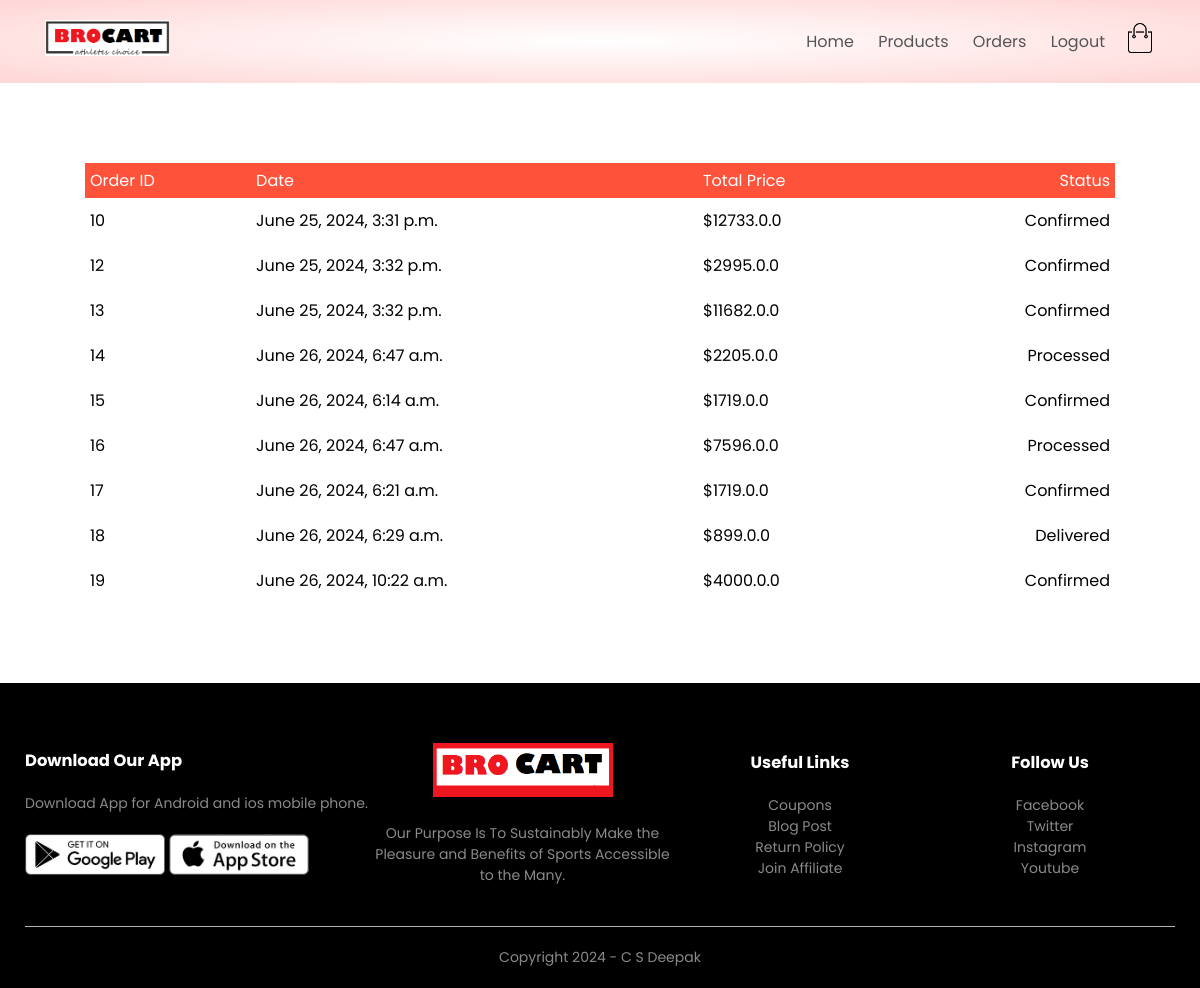
The app's page /orders/orders (signed in) with its own data.
### orders/models.py (models this page shows, shortened)
class Orders(models.Model):
    LIVE=1
    DELETE=0
    DELETE_CHOICES=((LIVE,'Live'),(DELETE,'Delete'))
    CART_STAGE=0
    ORDER_CONFIRMED=1
    ORDER_PROCESSED=2
    ORDER_DELIVERED=3
    ORDER_REJECTED=4
    STATUS_CHOICE=((ORDER_PROCESSED,"ORDER_PROCESSED"),
                   (ORDER_DELIVERED,"ORDER_DELIVERED"),
                   (ORDER_REJECTED,"ORDER_REJECTED")
                   )
    order_status=models.IntegerField(choices=STATUS_CHOICE,default=CART_STAGE)
    total_price=models.FloatField(default=0)
    owner=models.ForeignKey(Customer,on_delete=models.SET_NULL,related_name='owner',null=True)
    delete_status=models.IntegerField(choices=DELETE_CHOICES,default=LIVE)
    created_at=models.DateTimeField(auto_now=True)
    deleted_at=models.DateTimeField(auto_now=True)

### orders/views.py (the view)
# urls.py: path('orders',views.show_orders,name='orders'),
@login_required(login_url='account')
def show_orders(request):
    user=request.user
    customer=user.customer_profile
    all_orders=Orders.objects.filter(
        owner=customer,
    ).exclude(order_status=Orders.CART_STAGE)
    context={'orders':all_orders}
    return render(request,'orders.html',context)

### orders/templatetags/getstatus.py (called while the page is built)
@register.simple_tag(name='getstatus')
def getstatus(status):
    status=status-1
    status_array=['Confirmed','Processed','Delivered','Rejected']
    return status_array[status]

### templates/orders.html
{% extends 'blank_layout.html' %}
{% block content %}
    {% include 'order_container.html' %}
{% endblock content %}

### templates/order_container.html
{% load getstatus %}
<div class="small-container cart-page">
    {% if orders %}
    <table>
        <tbody><tr>
            <th>Order ID</th>
            <th>Date</th>
            <th>Total Price</th>
            <th>Status</th>
        </tr>
        {% for order in orders %}
        <tr>
            <td>{{order.id}}</td>
            <td>{{order.created_at}}</td>
            <td>${{order.total_price}}.0</td>
            <td>{% getstatus order.order_status %}</td>
        </tr>
        {% endfor %}
    </tbody></table>
    {% else %}
        <p>No Orders.</p>
    {% endif %}
</div>

### static/css/style.css (style rules this page uses)
* { margin: 0; padding: 0; box-sizing: border-box; }
body { font-family: 'Poppins', sans-serif; }
.small-container { max-width: 1080px; margin: auto; padding-left: 25px; padding-right: 25px; }
.cart-page { margin: 80px auto; }
table { width: 100%; border-collapse: collapse; }
th { text-align: left; padding: 5px; color: #fff; background: #ff523b; font-weight: normal; }
td { padding: 10px 5px; }
td:last-child { text-align: right; }
th:last-child { text-align: right; }

### records on screen
Orders: id "10", created_at "June 25, 2024, 3:31 p.m.", total_price "12733.0", order_status "Confirmed"
Orders: id "12", created_at "June 25, 2024, 3:32 p.m.", total_price "2995.0", order_status "Confirmed"
Orders: id "13", created_at "June 25, 2024, 3:32 p.m.", total_price "11682.0", order_status "Confirmed"
Orders: id "14", created_at "June 26, 2024, 6:47 a.m.", total_price "2205.0", order_status "Processed"
Orders: id "15", created_at "June 26, 2024, 6:14 a.m.", total_price "1719.0", order_status "Confirmed"
Orders: id "16", created_at "June 26, 2024, 6:47 a.m.", total_price "7596.0", order_status "Processed"
Orders: id "17", created_at "June 26, 2024, 6:21 a.m.", total_price "1719.0", order_status "Confirmed"
Orders: id "18", created_at "June 26, 2024, 6:29 a.m.", total_price "899.0", order_status "Delivered"
Orders: id "19", created_at "June 26, 2024, 10:22 a.m.", total_price "4000.0", order_status "Confirmed"
